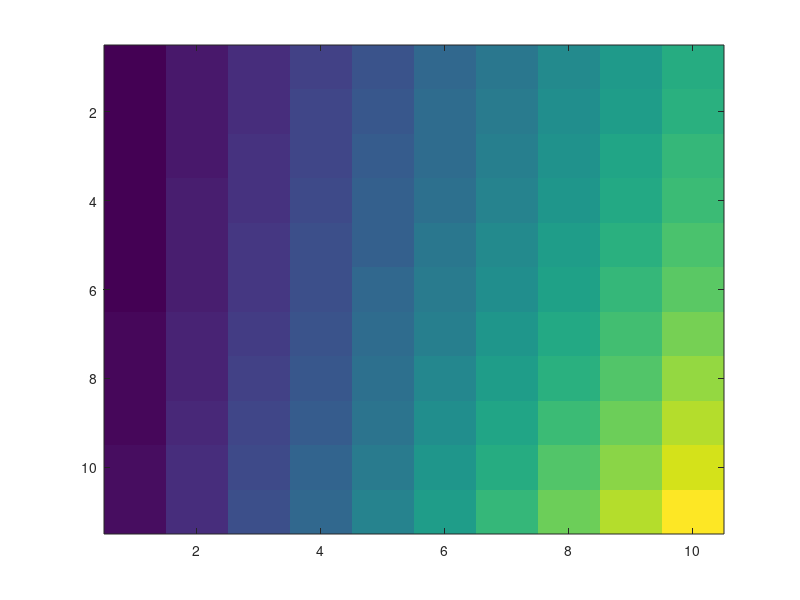
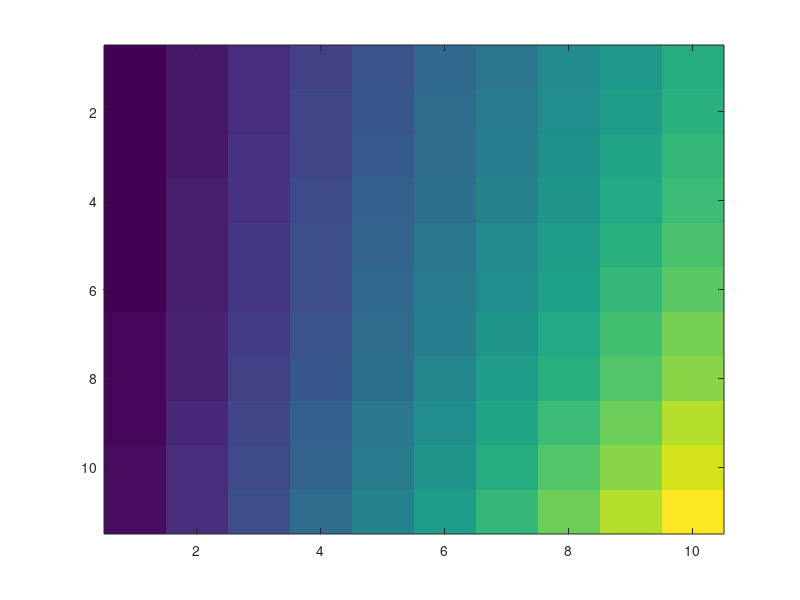
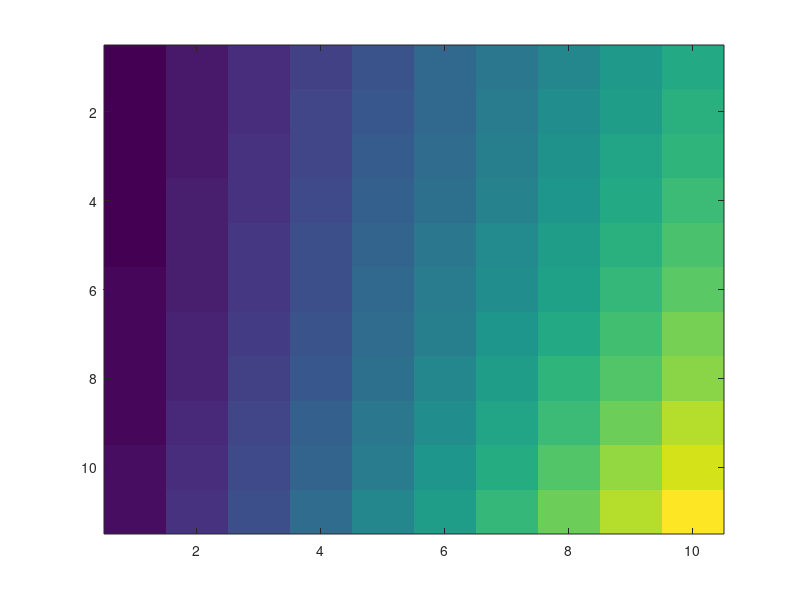
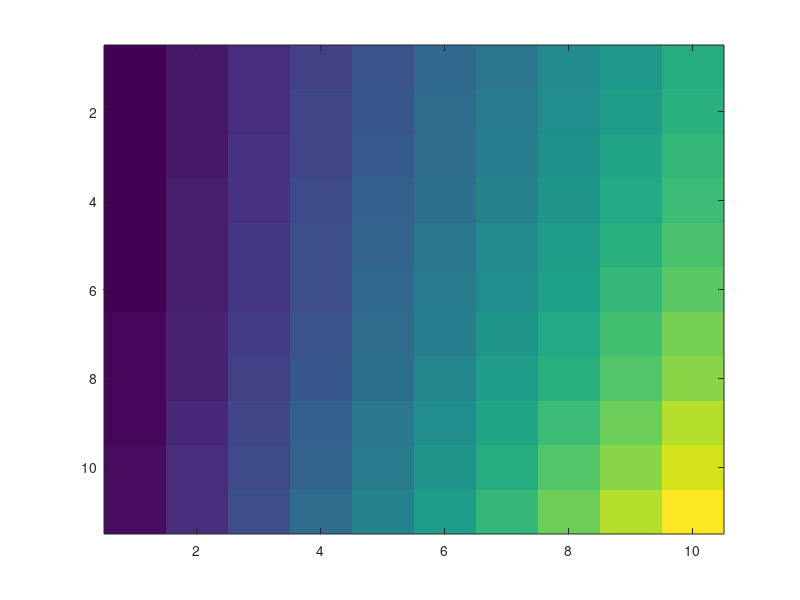

The MATLAB source for these figures, in order:
n = 1:10;
p = 0:0.05:0.5;
A = [0.15,0.1,0.05,0.1];
[N,P]=meshgrid(n,p);
for alpha = A
    casa = (log(N)-log(alpha)).*2.*N.^2.*(P+4*(1-P).*(1+1./N).^2)./(1-P).^2;
    casa = sqrt(casa);
    figure()
    imagesc(casa);
end